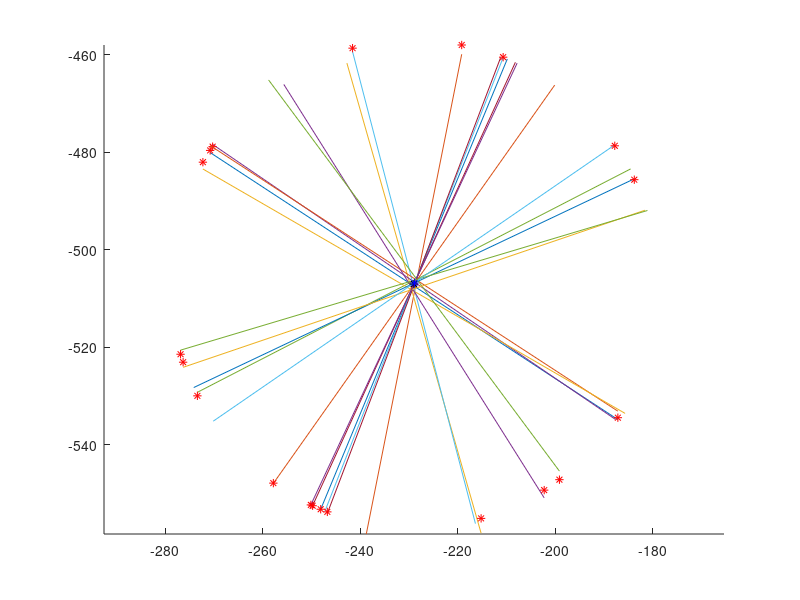

This chart was generated by the following MATLAB code:
%Definimos una punto aleatorio.
x = round(1500*rand()-750);
y = round(1500*rand()-750);

X = [x, y, 1]';

%Generamos 100 lineas que concurren en el punto definido, y les añadimos ruido.


n=20;
L=zeros(3,n);
XP=zeros(3,n);
for i=1:n
   %Generamos un punto Xp aleatorio.
   theta=2*pi*(rand(1)-0.5);
   radio=50;
   Xp =[X(1:2)+radio*[cos(theta),sin(theta)]';1];
   %Encontramos la linea que los une.
   l=cross(X, Xp);
   %La normalizamos
   l=l/norm(l);
   %Le añadimos ruido.
   l=l+0.00001*(rand(3,1)-0.5);
   L(:,i)=l;
   XP(:,i)=Xp;
end

figure(1);
clf;
hold on;
for i=1:n
   if L(2,i) ~= 0
      m=-L(1,i)/L(2,i);
      b=-L(3,i)/L(2,i);
      dx=XP(1,i)-X(1);
      xa=X(1)-dx;
      xb=X(1)+dx;
      ya = m * xa + b;
      yb = m * xb + b;
      plot([xa,xb],[ya,yb],XP(1,i)/XP(3,i), XP(2,i)/XP(3,i),'r*');
   end
end  
plot(X(1),X(2),'k*');
axis equal;
hold off;

%
%%Implementamos el algoritmo de la página (298pdf, 297 libro).
M = zeros(3);
N = M;

epsilon = 0.1; %Variance of the \delta x
Vo=diag([epsilon.^2,epsilon.^2,0]);
W = 1;
c = 0;
%
figure(1);
hold on;
cont = 0;
while 1
   for i=1:n
      l   = [L(1,i), L(2,i), L(3,i)]';
      M  += W * l * l'; 
      N  += W * Vo; 
   end
   M  /= n;
   N  /= n;

   [en, el] = eig(M - c * N);
   en = en(:,1);% Eigenvector asociado al eigenvalor menor
   el = el(1,1);% Eigenvalor menor

   display (sprintf('W = %f', W));
   display (sprintf('c = %f', c));
   display (sprintf('el = %f', el));

   cont += 1;
   if abs(el) < 0.0000003
      break;
   end

   W = 1 / dot(en, Vo * en);
   c = c + el / dot(en, N * en);

   pause(1)
end
Xc = en/en(3);
plot(Xc(1), Xc(2), '*b');
hold off;
display(sprintf('cont = %d', cont));
display(sprintf('epsiolon^2 = %f', c/(1-(2/n))));
hold off;
